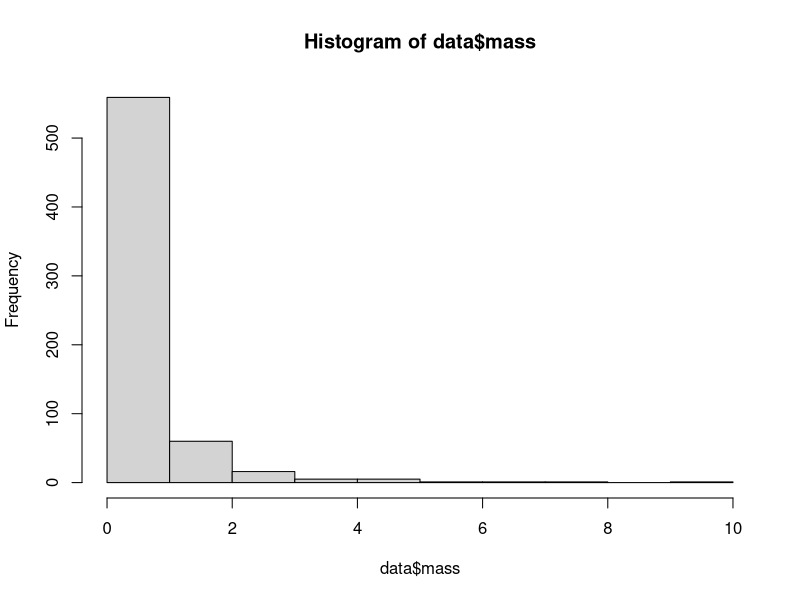
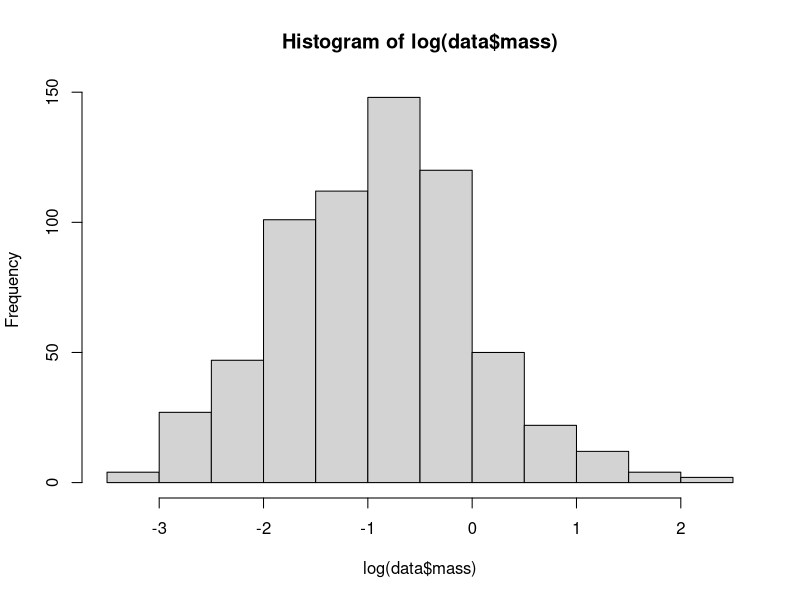
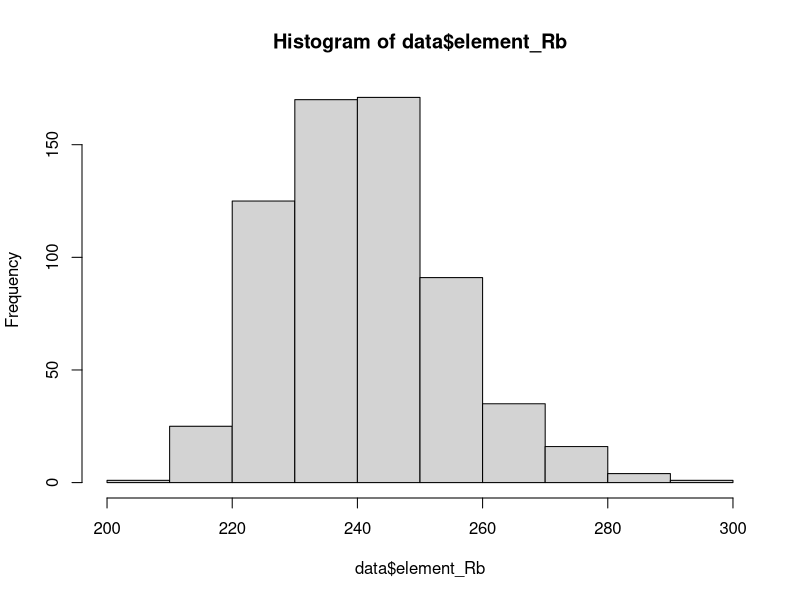
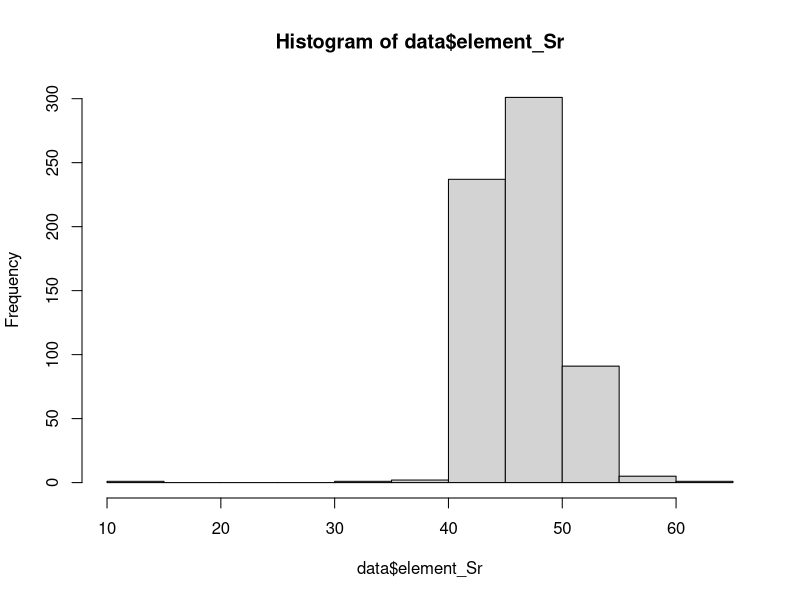
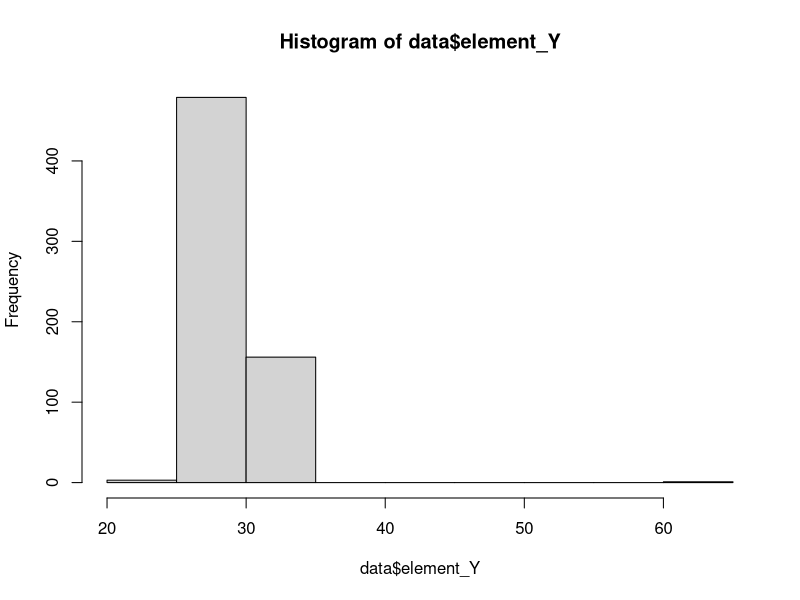
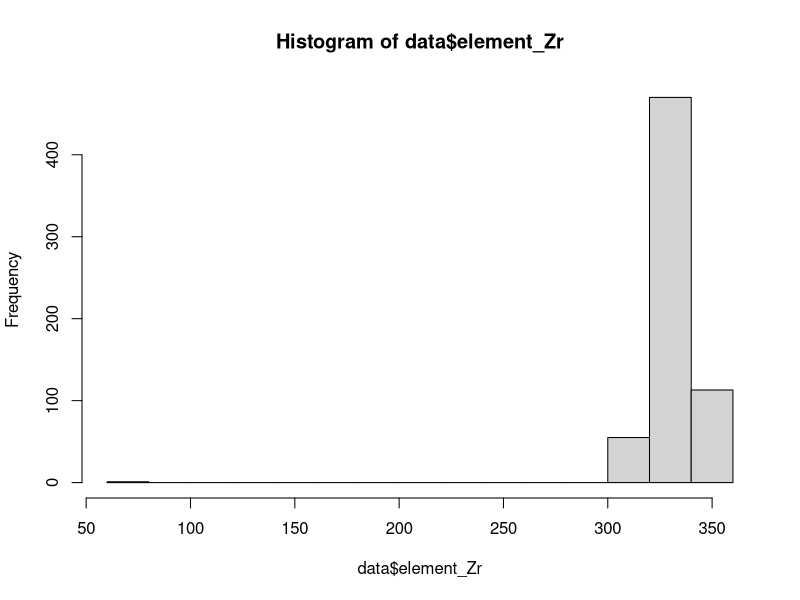
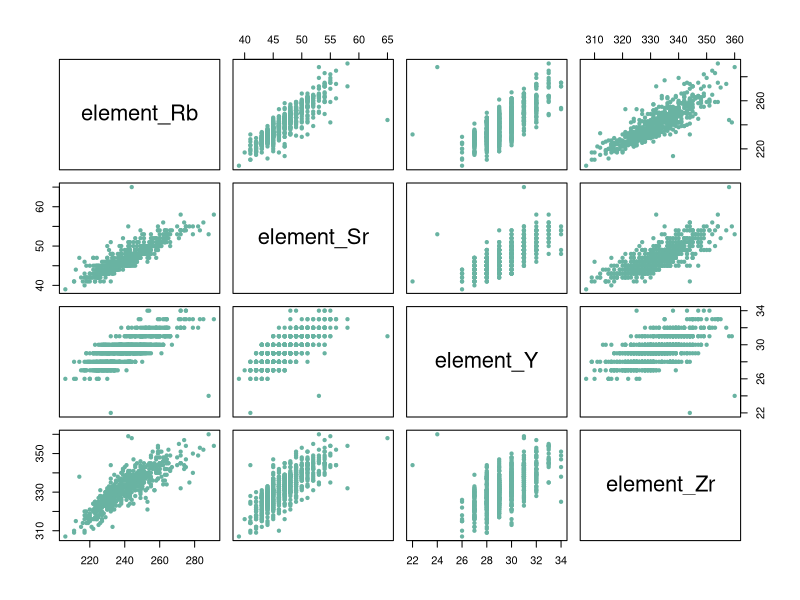
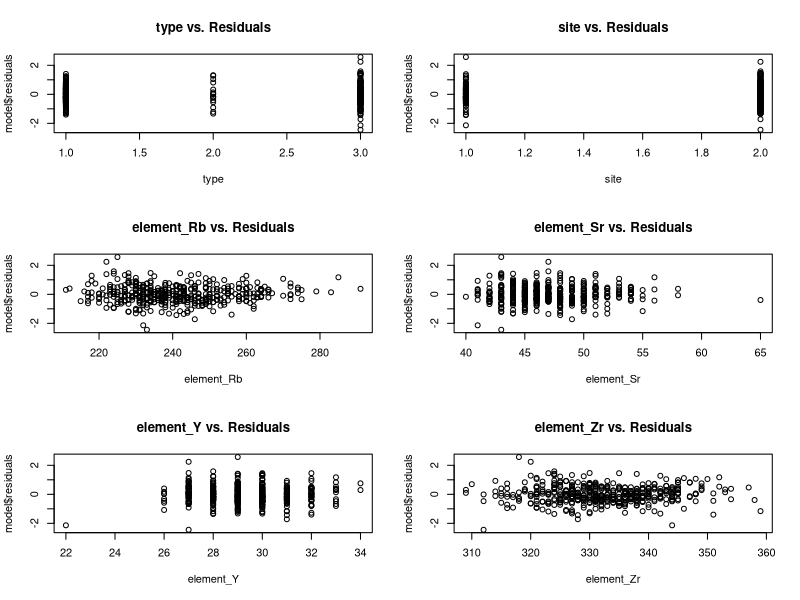

Write R code to recreate these figures, in order.
## ---- chunk 1
library(glmnet)
library(MASS)
## ---- chunk 2
data <- read.table("data/obsidian_data.txt", header = TRUE, sep = ",")
summary(data)
## ---- chunk 3
data[which(data$ID == "288275.002bh"), ]
## ---- chunk 4

data <- data[-33,]
#commenting out so I do not run it again, but I ran it once. 
## ---- chunk 5
data[which(data$mass >= 10), ]
#data[which(data$mass == NA), ] #no null values returned. 
## ---- chunk 6
data <- data[-464,]
#commenting out so I do not run it again, but I ran it once. 
## ---- chunk 7
hist(data$mass)
## ---- chunk 8
hist(log(data$mass))
## ---- chunk 9
data$mass <- log(data$mass)
## ---- chunk 10
levels(data$type)
## ---- chunk 11
blade_type = c(
  "Blade", 
  "Distal end of prismatic blade?",
  "Blades",
  "Retouched blades",
  "Retouched Blade",
  "blade",
  "Retouched Blades"
)
flake_type = c(
  "Flake (listed as)",
  "flake",
  "Flake",
  "Used flake",
  "Flakes"
)
core_type = c(
  "Core fragment?",
  "Core fragment",
  "Fragment (from core?)",
  "Core",
  "Cores and frags",
  "core",
  "Cores and fragments",
  "Core/Fragment"
)

blade_data = data[which(data$type %in% blade_type),]
flake_data = data[which(data$type %in% flake_type),]
core_data = data[which(data$type %in% core_type),]

blade_data$type = "Blade"
flake_data$type = "Flake"
core_data$type = "Core"

data = rbind(blade_data, flake_data, core_data)
## ---- chunk 12
unique(data$type)
## ---- chunk 13
data <- data[complete.cases(data[, c('mass', 'type')]), ]
## ---- chunk 14
data <- data[-which(data$site == "Ali Kosh/Chaga Sefid" | data$site == "Hulailan Tepe Guran"), ]
## ---- chunk 15
hist(data$element_Rb)
hist(data$element_Sr)
hist(data$element_Y)
hist(data$element_Zr)
## ---- chunk 16
data[which(data$element_Zr<100 | data$element_Y>50 | data$element_Sr<20), ]
## ---- chunk 17
data <- data[-which(data$element_Zr<100 | data$element_Y>50 | data$element_Sr<20), ]
## ---- chunk 18
summary(data)
## ---- chunk 19
cat_covs = 3:4
cts_covs = 5:8

for (i in cat_covs) {
  data[, i] = as.factor(data[, i])
}

summary(data)
## ---- chunk 20
cor(data[, cts_covs])
plot(data[, cts_covs], pch=20 , cex=1.0 , col="#69b3a2")

# condition number
cts_matrix = data.matrix(data[,cts_covs])
eigenvals = eigen(t(cts_matrix) %*% cts_matrix)
sqrt(eigenvals$val[1]/eigenvals$val)

# R-squared onto covariates
r_squared = rep(0,length(cts_covs))
for (i in 1:length(cts_covs)) {
  formula_string = paste(colnames(data)[cts_covs[i]], "~", paste(colnames(data)[cts_covs][-i], collapse="+"))
  print(formula_string)
  model = lm(formula = formula_string, data=data)
  print(summary(model))
  r_squared[i] = summary(model)$r.squared
}
r_squared
## ---- chunk 21
set.seed(2)

train_idx = sample(1:(dim(data)[1]), size=0.7*dim(data)[1])
train = data[train_idx,]
not_train = data[-train_idx,]
validate_idx = sample(1:(dim(not_train)[1]), size=0.5*dim(not_train)[1])
val = not_train[-validate_idx, ]
test = not_train[validate_idx,]
## ---- chunk 22
model0 = lm(formula = mass ~ element_Sr + element_Y + element_Rb + element_Zr + type + site, data=train)
anova(model0)

model0 = lm(formula = mass ~ element_Sr + element_Y + element_Rb + element_Zr + site + type, data=train)
anova(model0)
summary(model0)
## ---- chunk 23
plot_diagnostics <- function(model, data) {
  par(mfrow=c(3,2))
  for (i in c(cat_covs, cts_covs)) {
    plot.default(data[, i], 
                 model$residuals, 
                 main=paste(colnames(data)[i], "vs. Residuals"), 
                 xlab=colnames(data)[i],
                 type="p")
  }
}

plot_model <- function(model) {
  par(mfrow=c(2,2))
  plot(model)
}

plot_leverage <- function(model) {
  X = model.matrix(model)
  lev = diag(X%*%solve(t(X)%*%X,t(X)))
  
  par(mfrow=c(3,2))
  for (i in c(cat_covs, cts_covs)) {
    plot.default(data[, i], 
                 model$residuals, 
                 main=paste(colnames(data)[i], "vs. Residuals"), 
                 xlab=colnames(data)[i],
                 type="p")
  }
}
## ---- chunk 24
plot_diagnostics(model0, train)
## ---- chunk 25
par(mfrow=c(2,2))
plot(model0)
## ---- chunk 26
# leverage
X = model.matrix(model0)
lev = diag(X%*%solve(t(X)%*%X,t(X)))

par(mfrow=c(3,1))
plot(model0$fit, model0$residuals, cex=10*lev)
plot(train[,"element_Sr"], model0$residuals, cex=10*lev)
plot(train[,"element_Y"], model0$residuals, cex=10*lev)

i1 = which.max(train[, "element_Sr"])
## ---- chunk 27
# outliers

n=dim(train)[1]
df=summary(model0)$df[1]
print(paste0('Max studentized residual: ',max(abs(studres(model0)))))
tval = qt(1-0.05/2/n,df)
print(paste0('Bonferroni-adjusted threshold: ',tval))
## ---- chunk 28
model0_without_i1 = lm(formula = mass ~ element_Sr + element_Y + element_Rb + element_Zr + type + site, data=train[-i1,])

plot(model0$fitted.values[-i1], model0_without_i1$fitted.values)
abline(0,1, col=2)
cor(model0$fitted.values[-i1], model0_without_i1$fitted.values)
## ---- chunk 29
step(lm(mass ~ 1, data=train), direction='forward', scope=formula(model0), trace=0)
## ---- chunk 30
Rsq_changes = rep(summary(model0)$r.squared, length(cts_covs))

for (i in 1:length(cts_covs)) {
  formula_string = paste("mass ~ type + site + ", colnames(train)[cts_covs[i]])
  model = lm(formula = formula_string, data=train)
  Rsq_changes[i] = Rsq_changes[i] - summary(model)$r.squared
}

Rsq_changes
## ---- chunk 31
model1 = lm(mass ~ type + site + element_Rb, data=train)

plot_diagnostics(model1, train)
plot_model(model1)
## ---- chunk 32
mc_validation = function(trials, ratio, lambdas, data) {
  n = dim(data)[1]
  errors = rep(0, length(lambdas))
  
  for (i in 1:trials) {
    training_idx = sample(1:n, size = round(ratio * n), replace = FALSE)
    training = data[training_idx, ]
    validation = data[-training_idx, ]

    training_matrix = model.matrix(mass ~ type + site + element_Rb + element_Sr + element_Y + element_Zr, data=training)
    validation_matrix = model.matrix(mass ~ type + site + element_Rb + element_Sr + element_Y + element_Zr, data=validation)
    
    model = glmnet(x = training_matrix, y = training[, 2], lambda = lambdas)
    betahat = rbind(model$a0,as.matrix(model$beta, nrow=8, ncol=length(lambdas)))[-2,]
    predictions = validation_matrix %*% betahat
    true_value = matrix(validation[, 2], nrow = length(validation[, 2]), ncol = length(lambdas), byrow=FALSE)
    differences = predictions - true_value
    errors = errors + sqrt(colSums(differences^2))
  } 
  
  return(rev(errors / trials))
}
lambdas = seq(0, 5, 0.01)
trials = 100
training_test_ratio = 0.8

plot(lambdas, mc_validation(trials, training_test_ratio, lambdas, train), 
     type='l',
     main = "Validation Error vs. Penalty",
     xlab = "Penalty",
     ylab = "Validation Error")
